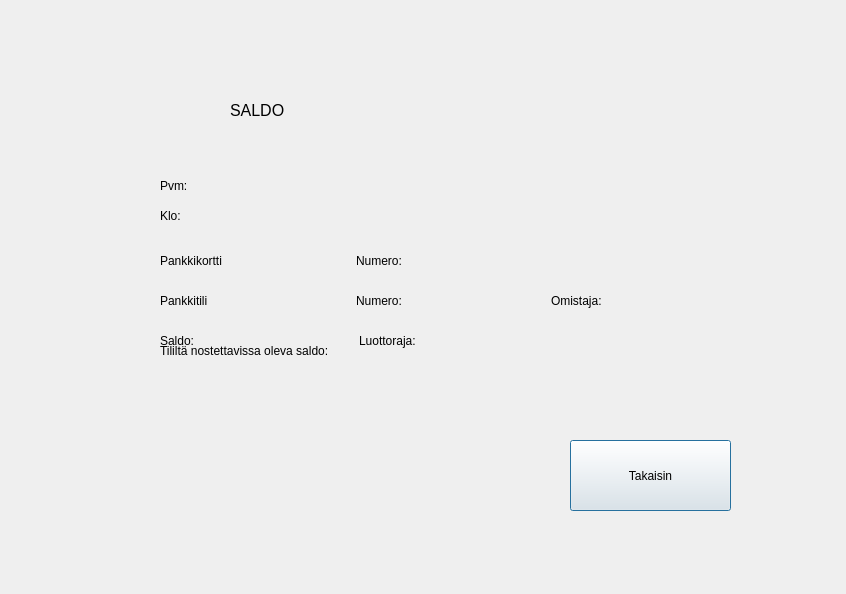
<?xml version="1.0" encoding="UTF-8"?>
<ui version="4.0">
 <class>saldo</class>
 <widget class="QDialog" name="saldo">
  <property name="geometry">
   <rect>
    <x>0</x>
    <y>0</y>
    <width>846</width>
    <height>594</height>
   </rect>
  </property>
  <property name="windowTitle">
   <string>Dialog</string>
  </property>
  <widget class="QPushButton" name="btnTakaisin">
   <property name="geometry">
    <rect>
     <x>570</x>
     <y>440</y>
     <width>161</width>
     <height>71</height>
    </rect>
   </property>
   <property name="text">
    <string>Takaisin</string>
   </property>
  </widget>
  <widget class="QWidget" name="horizontalLayoutWidget">
   <property name="geometry">
    <rect>
     <x>160</x>
     <y>240</y>
     <width>581</width>
     <height>41</height>
    </rect>
   </property>
   <layout class="QHBoxLayout" name="horizontalLayout">
    <item>
     <widget class="QLabel" name="labelOtsikkoKortti">
      <property name="text">
       <string>Pankkikortti</string>
      </property>
     </widget>
    </item>
    <item>
     <widget class="QLabel" name="labelKorttiNumero">
      <property name="text">
       <string>Numero: </string>
      </property>
     </widget>
    </item>
    <item>
     <widget class="QLabel" name="labelKorttityyppi">
      <property name="text">
       <string/>
      </property>
     </widget>
    </item>
   </layout>
  </widget>
  <widget class="QWidget" name="horizontalLayoutWidget_3">
   <property name="geometry">
    <rect>
     <x>160</x>
     <y>320</y>
     <width>391</width>
     <height>61</height>
    </rect>
   </property>
   <layout class="QHBoxLayout" name="horizontalLayout_3">
    <item>
     <widget class="QLabel" name="labelOtsikkoSaldo">
      <property name="text">
       <string>Tililtä nostettavissa oleva saldo:</string>
      </property>
     </widget>
    </item>
    <item>
     <widget class="QLabel" name="labelNostettavaSaldo">
      <property name="text">
       <string/>
      </property>
     </widget>
    </item>
   </layout>
  </widget>
  <widget class="QWidget" name="horizontalLayoutWidget_2">
   <property name="geometry">
    <rect>
     <x>160</x>
     <y>280</y>
     <width>581</width>
     <height>41</height>
    </rect>
   </property>
   <layout class="QHBoxLayout" name="horizontalLayout_2">
    <item>
     <widget class="QLabel" name="labelOtsikkoTili">
      <property name="text">
       <string>Pankkitili</string>
      </property>
     </widget>
    </item>
    <item>
     <widget class="QLabel" name="labelTilinumero">
      <property name="text">
       <string>Numero: </string>
      </property>
     </widget>
    </item>
    <item>
     <widget class="QLabel" name="labelTiliOmistaja">
      <property name="text">
       <string>Omistaja: </string>
      </property>
     </widget>
    </item>
   </layout>
  </widget>
  <widget class="QLabel" name="labelPvm">
   <property name="geometry">
    <rect>
     <x>160</x>
     <y>175</y>
     <width>251</width>
     <height>21</height>
    </rect>
   </property>
   <property name="text">
    <string>Pvm: </string>
   </property>
  </widget>
  <widget class="QLabel" name="labelOtsikko">
   <property name="geometry">
    <rect>
     <x>230</x>
     <y>80</y>
     <width>261</width>
     <height>61</height>
    </rect>
   </property>
   <property name="font">
    <font>
     <pointsize>12</pointsize>
    </font>
   </property>
   <property name="text">
    <string>SALDO</string>
   </property>
  </widget>
  <widget class="QLabel" name="labelKlo">
   <property name="geometry">
    <rect>
     <x>160</x>
     <y>205</y>
     <width>231</width>
     <height>21</height>
    </rect>
   </property>
   <property name="text">
    <string>Klo: </string>
   </property>
  </widget>
  <widget class="QWidget" name="horizontalLayoutWidget_4">
   <property name="geometry">
    <rect>
     <x>160</x>
     <y>320</y>
     <width>391</width>
     <height>41</height>
    </rect>
   </property>
   <layout class="QHBoxLayout" name="horizontalLayout_4">
    <item>
     <widget class="QLabel" name="labelSaldo">
      <property name="text">
       <string>Saldo: </string>
      </property>
     </widget>
    </item>
    <item>
     <widget class="QLabel" name="labelLuottoraja">
      <property name="text">
       <string>Luottoraja: </string>
      </property>
     </widget>
    </item>
   </layout>
  </widget>
 </widget>
 <resources/>
 <connections/>
</ui>
